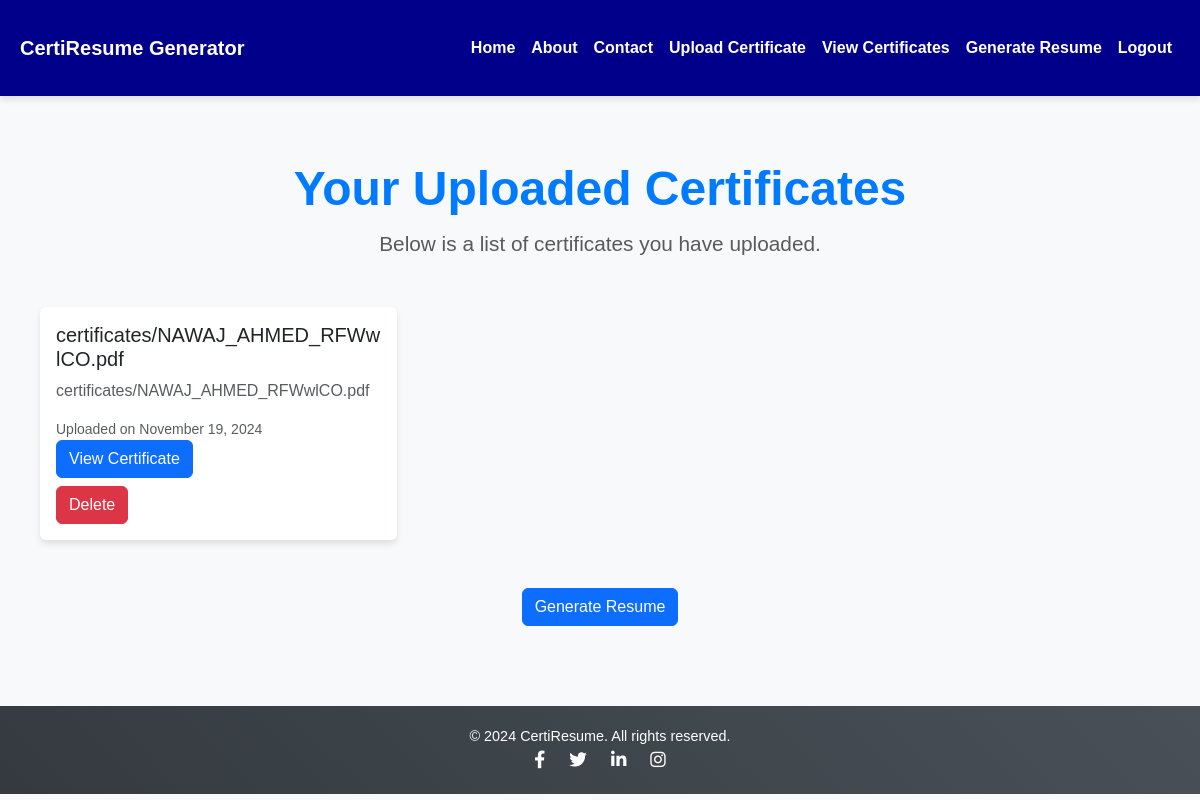
The page /certificates/ (signed in) on the database as committed earlier.
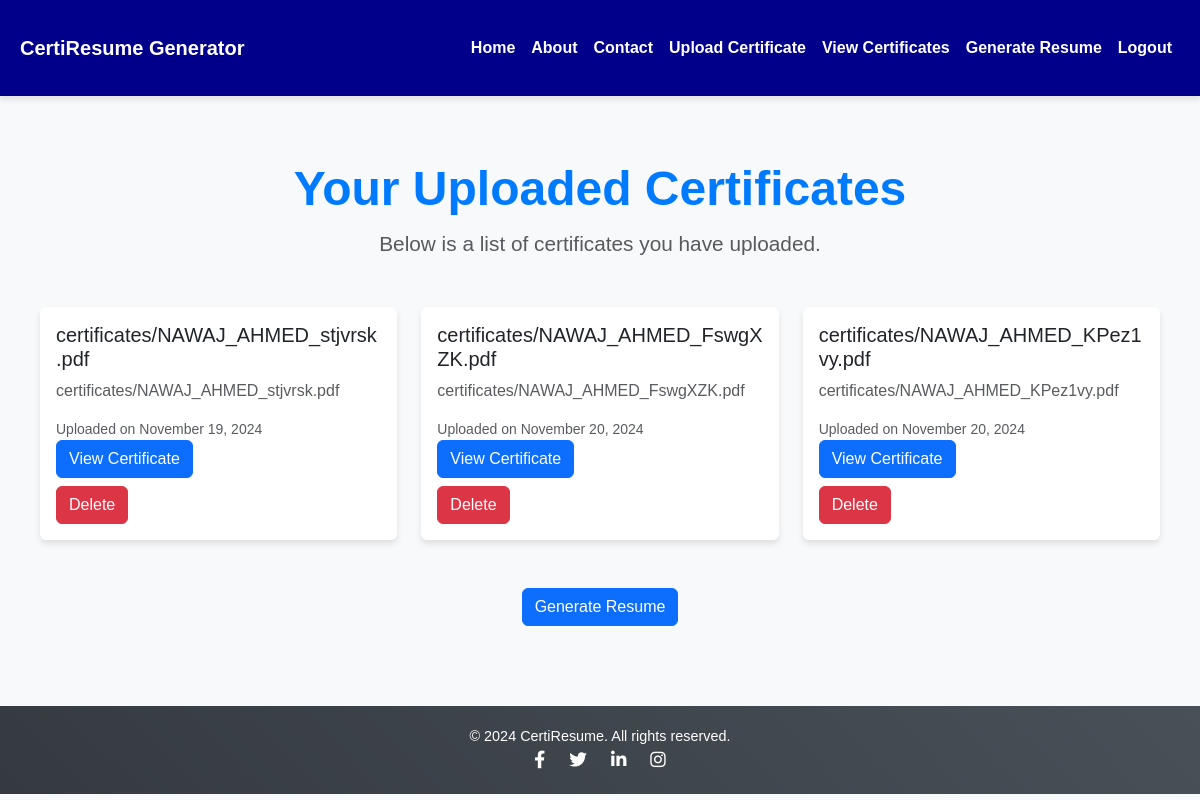
The same page on the database as committed later.
### resume_app/models.py (models this page shows, shortened)
class Certificate(models.Model):
    user = models.ForeignKey('auth.User', on_delete=models.CASCADE)
    certificate_file = models.FileField(upload_to='certificates/')
    uploaded_at = models.DateTimeField(auto_now_add=True)

### resume_app/views.py (the view)
# urls.py: path('certificates/', views.certificate_list, name='certificate_list'),
@login_required
def certificate_list(request):
    certificates = Certificate.objects.filter(user=request.user)
    return render(request, 'resume_app/certificate_list.html', {'certificates': certificates})

### resume_app/templates/resume_app/certificate_list.html (shortened to what this page needs)
{% extends 'resume_app/base.html' %}
{% block content %}
<div class="container">
    <div class="header text-center mb-5">
        <h1>Your Uploaded Certificates</h1>
        <p class="text-muted">Below is a list of certificates you have uploaded.</p>
    </div>
    <div class="row">
        {% for cert in certificates %}
        <div class="col-md-4 mb-4">
            <div class="card d-flex flex-column h-100">
                <div class="card-body d-flex flex-column">
                    <h5 class="card-title">{{ cert.certificate_file.name|truncatewords:3 }}</h5>
                    <p class="card-text text-muted">{{ cert.certificate_file.name }}</p>
                    <small class="text-muted">Uploaded on {{ cert.uploaded_at|date:"F j, Y" }}</small>
                    <div class="mt-auto">
                        <a href="{{ cert.certificate_file.url }}" class="btn btn-primary" target="_blank">View Certificate</a>
                        <form method="POST" action="{% url 'delete_certificate' cert.id %}">
                            <button type="submit" class="btn btn-danger mt-2">Delete</button>
                        </form>
                    </div>
                </div>
            </div>
        </div>
        {% empty %}
        <div class="col-12 text-center">
            <p>No certificates uploaded yet.</p>
        </div>
        {% endfor %}
    </div>
    <div class="text-center mt-4">
        <form method="POST" action="{% url 'generate_resume' %}">
            <button type="submit" class="btn btn-primary btn-block">Generate Resume</button>
        </form>
    </div>
</div>
{% endblock %}

Rows that differ between the two databases and show on the page:
removed Certificate: certificate_file.name "certificates/NAWAJ_AHMED_RFWwlCO.pdf", uploaded_at "November 19, 2024"
added Certificate: certificate_file.name "certificates/NAWAJ_AHMED_stjvrsk.pdf", uploaded_at "November 19, 2024"
added Certificate: certificate_file.name "certificates/NAWAJ_AHMED_FswgXZK.pdf", uploaded_at "November 20, 2024"
added Certificate: certificate_file.name "certificates/NAWAJ_AHMED_KPez1vy.pdf", uploaded_at "November 20, 2024"
